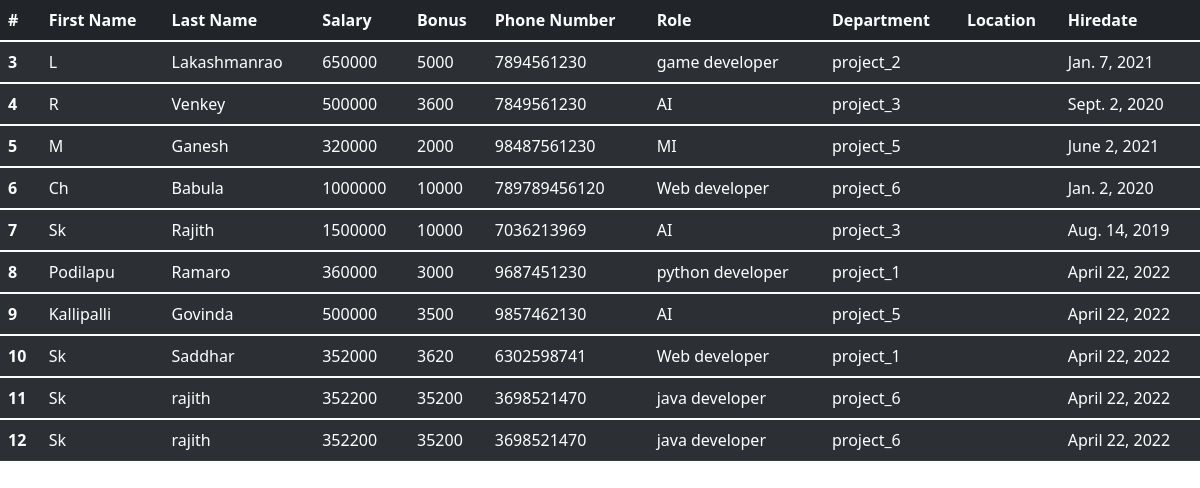
The app's page /all_emp with its own data.
### emp_app/models.py (models this page shows, shortened)
class Employee(models.Model):
    frist_name = models.CharField(max_length=100, null=False)
    last_name = models.CharField(max_length=100)
    dept = models.ForeignKey(Department,on_delete=models.CASCADE)
    salary = models.IntegerField(default= 0)
    bonus = models.IntegerField(default= 0)
    role = models.ForeignKey(Role, on_delete=models.CASCADE)
    phone = models.IntegerField(default= 0)
    hire_date = models.DateField()
    def __str__(self):
        return "%s %s %s" %(self.frist_name, self.last_name, self.phone)

class Role(models.Model):
    name = models.CharField(max_length=100,null=False)

class Department(models.Model):
    name = models.CharField(max_length=100, null=False)
    location = models.CharField(max_length=100)

### emp_app/views.py (the view)
# urls.py: path('all_emp',views.all_emp, name='all_emp'),
def all_emp(request):
    emps = Employee.objects.all()
    context = {
        'emps' : emps
    }
    print(context)
    return render(request, 'view_all_emp.html', context)

### emp_app/templates/view_all_emp.html (shortened to what this page needs)
<!DOCTYPE html>
<html lang="en">
<head>
    <link href="https://cdn.jsdelivr.net/npm/bootstrap@5.1.3/dist/css/bootstrap.min.css" rel="stylesheet">
</head>
<body>
    <table class="table table-dark table-striped">
        <thead>
          <tr>
            <th scope="col">#</th>
            <th scope="col">First Name</th>
            <th scope="col">Last Name</th>
            <th scope="col">Salary</th>
            <th scope="col">Bonus</th>
            <th scope="col">Phone Number</th>
            <th scope="col">Role</th>
            <th scope="col">Department</th>
            <th scope="col">Location</th>
            <th scope="col">Hiredate</th>
          </tr>
        </thead>
        {% for emp in emps %}
        <tbody>
          <tr>
            <th scope="row">{{emp.id}}</th>
            <td>{{emp.frist_name}}</td>
            <td>{{emp.last_name}}</td>
            <td>{{emp.salary}}</td>
            <td>{{emp.bonus}}</td>
            <td>{{emp.phone}}</td>
            <td>{{emp.role.name}}</td>
            <td>{{emp.dept.name}}</td>
            <td>{{emp.dept.Location}}</td>
            <td>{{emp.hire_date}}</td>
          </tr>
        </tbody>
        {% endfor %}
    </table>
</body>

### records on screen
Employee: id "3", frist_name "L", last_name "Lakashmanrao", salary "650000", bonus "5000", phone "7894561230", role.name "game developer", dept.name "project_2", hire_date "Jan. 7, 2021"
Employee: id "4", frist_name "R", last_name "Venkey", salary "500000", bonus "3600", phone "7849561230", role.name "AI", dept.name "project_3", hire_date "Sept. 2, 2020"
Employee: id "5", frist_name "M", last_name "Ganesh", salary "320000", bonus "2000", phone "98487561230", role.name "MI", dept.name "project_5", hire_date "June 2, 2021"
Employee: id "6", frist_name "Ch", last_name "Babula", salary "1000000", bonus "10000", phone "789789456120", role.name "Web developer", dept.name "project_6", hire_date "Jan. 2, 2020"
Employee: id "7", frist_name "Sk", last_name "Rajith", salary "1500000", bonus "10000", phone "7036213969", role.name "AI", dept.name "project_3", hire_date "Aug. 14, 2019"
Employee: id "8", frist_name "Podilapu", last_name "Ramaro", salary "360000", bonus "3000", phone "9687451230", role.name "python developer", dept.name "project_1", hire_date "April 22, 2022"
Employee: id "9", frist_name "Kallipalli", last_name "Govinda", salary "500000", bonus "3500", phone "9857462130", role.name "AI", dept.name "project_5", hire_date "April 22, 2022"
Employee: id "10", frist_name "Sk", last_name "Saddhar", salary "352000", bonus "3620", phone "6302598741", role.name "Web developer", dept.name "project_1", hire_date "April 22, 2022"
Employee: id "11", frist_name "Sk", last_name "rajith", salary "352200", bonus "35200", phone "3698521470", role.name "java developer", dept.name "project_6", hire_date "April 22, 2022"
Employee: id "12", frist_name "Sk", last_name "rajith", salary "352200", bonus "35200", phone "3698521470", role.name "java developer", dept.name "project_6", hire_date "April 22, 2022"
